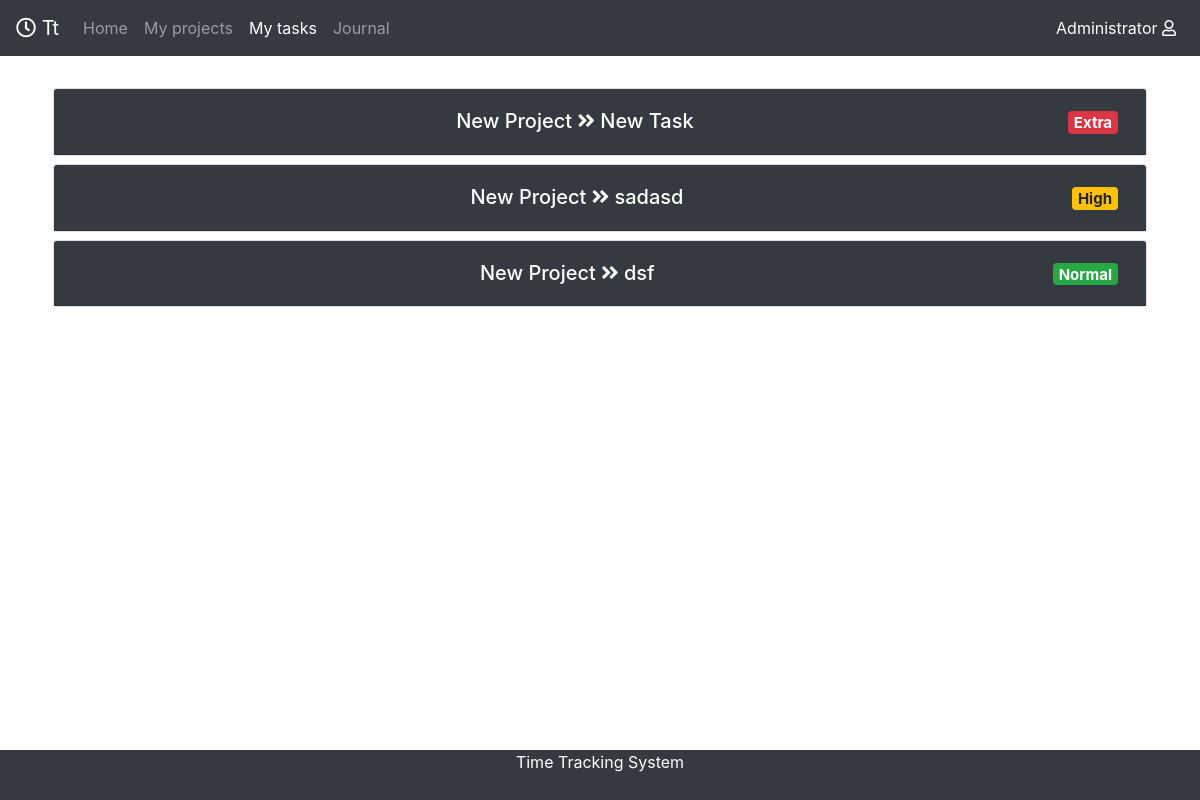
Before: /mytasks/ (signed in) with the older database file.
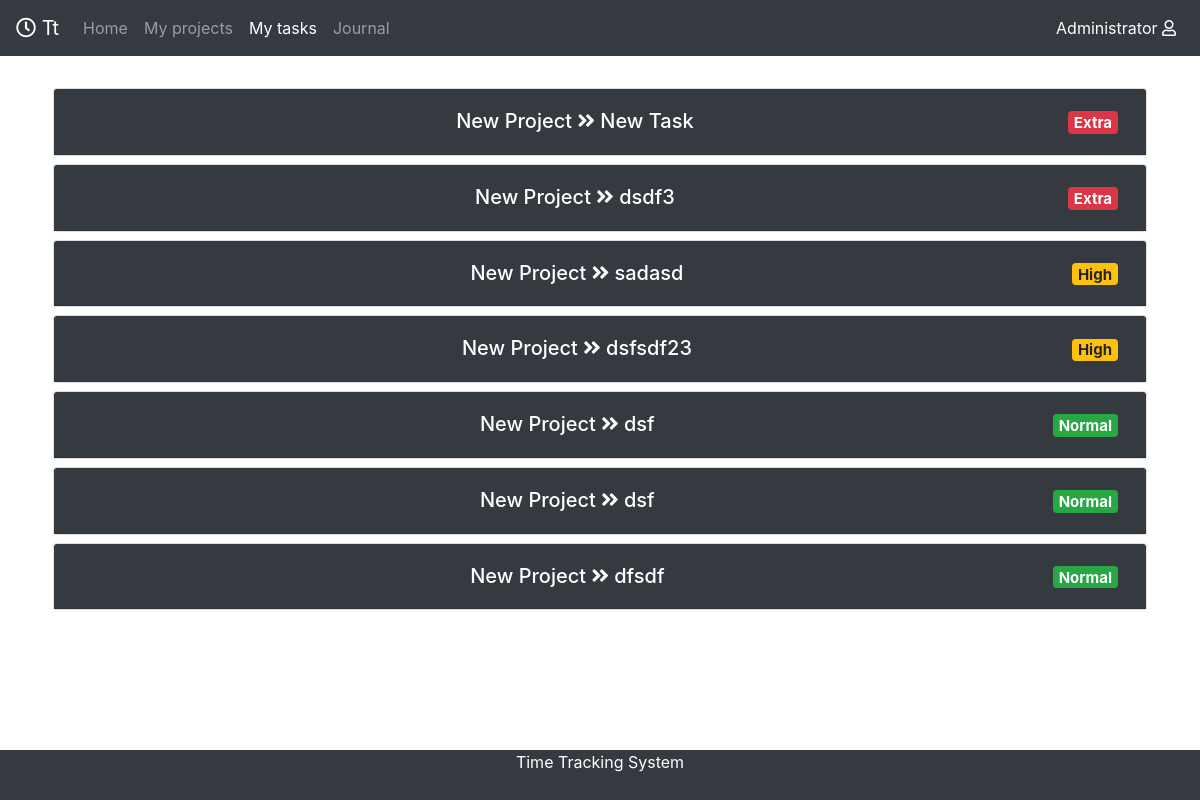
After: the same page with the newer database file.
### mainApp/models.py (models this page shows)
class Task(models.Model):
    topic = models.CharField(max_length=50, blank=False)
    description = models.TextField(blank=False, max_length=400)
    start_date = models.DateField(blank=False )
    end_date = models.DateField(blank=False)
    task_type = models.CharField(max_length=50, blank=False)
    priority = models.CharField(max_length=50,choices=(("Normal", "Normal"),("High", "High"),("Extra", "Extra")))
    estimated_time = models.FloatField(verbose_name="Estimated time in hours", blank=False)
    creator = models.ForeignKey(Profile, on_delete=models.CASCADE, null=True)
    project = models.ForeignKey(Project, related_name="project", on_delete=models.CASCADE)
    def __str__(self):
        return self.topic

class Project(models.Model):
    name = models.CharField(max_length=50, blank=False)
    short_description = models.CharField(max_length=100, blank=False, null=True)
    full_description = tn_models.HTMLField(blank=False)
    developers = models.ManyToManyField(Profile,  related_name="Developers")
    author = models.ForeignKey(Profile, related_name="Author",  on_delete=models.PROTECT)
    def __str__(self):
        return self.name

### mainApp/views.py (the view)
# urls.py: path('mytasks/', views.mytasks, name = "mytasks"),
@login_required(login_url="/log_in")
def mytasks(request):
        user = User.objects.get(username=request.user.username)
        title = "My tasks"
        task = Task.objects.filter(project__developers=user.profile)
        task = task.order_by('priority')
        return render(request, "mytasks/mytasks.html", {"User": user, "title" : title, "task" : task})

### mainApp/templates/mytasks/mytasks.html (shortened to what this page needs)
{% extends "home/wrapper.html" %}
{% block content %}
	<div class="container pt-4 pb-4">
			{% for i in task %}
			<div class="card m-2">
				<div class="card-header bg-dark " id="taskelement" data-toggle="collapse" data-target="#collapse{{i.id}}"
					aria-expanded="true" aria-controls="collapse{{i.id}}" >
					<div class=" text-center text-white h5 m-2  d-flex  ">
						<div class="text-center w-100">
							 {{i.project}}   <i class="fas fa-angle-double-right"></i> {{i}}
						</div>
						<div>
							<span class="badge {% if i.priority == 'High' %}badge-warning
								{% elif i.priority == 'Normal' %}  badge-success
								{% elif i.priority == 'Extra' %} badge-danger
								{% endif %}">{{i.priority}}</span>
						</div>
					</div>
				</div>
			</div>
			{% endfor %}
	</div>
		{% load static %}
	{% endblock %}

Changed rows visible on the page:
added Task: project "New Project", topic "dsdf3", priority "Extra"
added Task: project "New Project", topic "dsfsdf23", priority "High"
added Task: project "New Project", topic "dsf", priority "Normal"
added Task: project "New Project", topic "dfsdf", priority "Normal"
